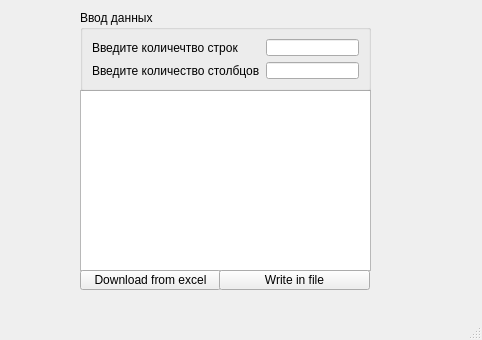
<?xml version="1.0" encoding="UTF-8"?>
<ui version="4.0">
 <class>MainWindow</class>
 <widget class="QMainWindow" name="MainWindow">
  <property name="geometry">
   <rect>
    <x>0</x>
    <y>0</y>
    <width>482</width>
    <height>340</height>
   </rect>
  </property>
  <property name="windowTitle">
   <string>MainWindow</string>
  </property>
  <widget class="QWidget" name="centralwidget">
   <widget class="QTableView" name="tableView">
    <property name="geometry">
     <rect>
      <x>80</x>
      <y>90</y>
      <width>291</width>
      <height>181</height>
     </rect>
    </property>
   </widget>
   <widget class="QGroupBox" name="groupBox">
    <property name="geometry">
     <rect>
      <x>80</x>
      <y>10</y>
      <width>291</width>
      <height>81</height>
     </rect>
    </property>
    <property name="title">
     <string>Ввод данных</string>
    </property>
    <layout class="QGridLayout" name="gridLayout">
     <item row="0" column="0">
      <widget class="QLabel" name="label">
       <property name="text">
        <string>Введите количечтво строк</string>
       </property>
      </widget>
     </item>
     <item row="0" column="1">
      <widget class="QLineEdit" name="lineEdit"/>
     </item>
     <item row="1" column="0">
      <widget class="QLabel" name="label_2">
       <property name="text">
        <string>Введите количество столбцов</string>
       </property>
      </widget>
     </item>
     <item row="1" column="1">
      <widget class="QLineEdit" name="lineEdit_2"/>
     </item>
    </layout>
   </widget>
   <widget class="QPushButton" name="pushButton">
    <property name="geometry">
     <rect>
      <x>80</x>
      <y>270</y>
      <width>141</width>
      <height>20</height>
     </rect>
    </property>
    <property name="text">
     <string>Download from excel</string>
    </property>
   </widget>
   <widget class="QPushButton" name="pushButton_2">
    <property name="geometry">
     <rect>
      <x>219</x>
      <y>270</y>
      <width>151</width>
      <height>20</height>
     </rect>
    </property>
    <property name="text">
     <string>Write in file</string>
    </property>
   </widget>
  </widget>
  <widget class="QMenuBar" name="menubar">
   <property name="geometry">
    <rect>
     <x>0</x>
     <y>0</y>
     <width>482</width>
     <height>17</height>
    </rect>
   </property>
  </widget>
  <widget class="QStatusBar" name="statusbar"/>
 </widget>
 <resources/>
 <connections/>
</ui>
